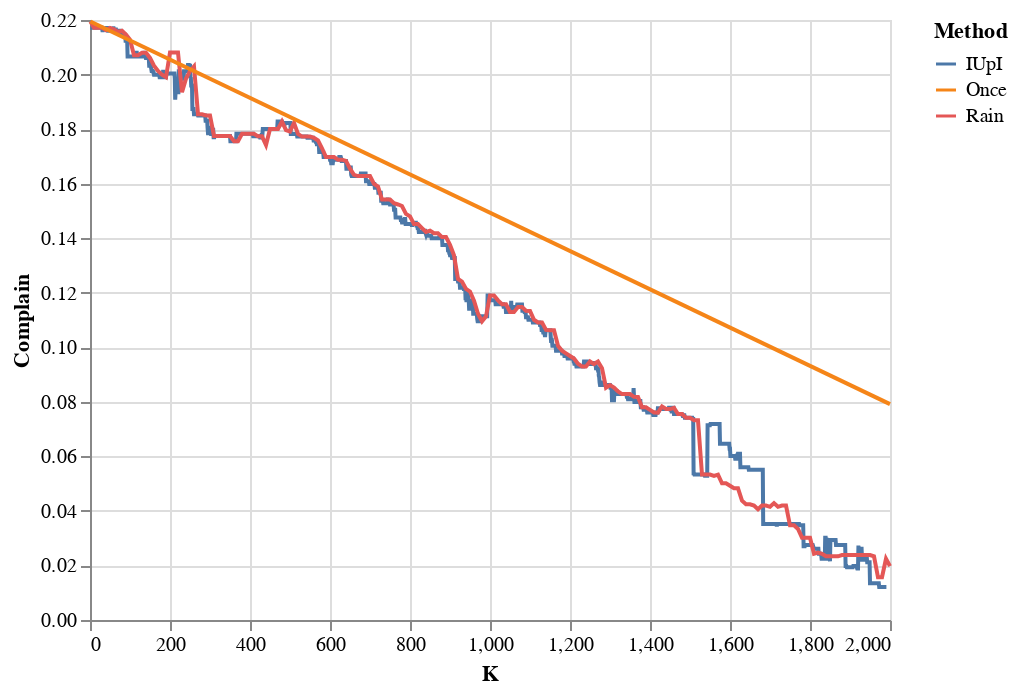

Write notebook code for a chart like this one.
### Code cell
# IUPI
@tf.function
def change_model(manager, i):
    egrad = manager.egrads(range_=[i])
    ihvps = manager.iHvp(egrad)
    n = tf.reduce_sum(manager.delta)
    for var, ihvp in zip(manager.variables, ihvps):
        var.assign_add(ihvp / n)

from tqdm import tqdm
manager = ModelManager(proc.Xtrain, proc.ytrain, LogReg(proc, proc.ytrain.shape[1]))
manager.model.set_weights(manager0.model.get_weights())
manager.delta = tf.Variable(manager0.delta.value(), name="delta")
ranker = InfluenceRanker(manager=manager, on=proc.complain)
fixer = AutoFixer(manager, corrsel, K)
manager_check = ModelManager(proc.Xtrain, proc.ytrain, LogReg(proc, proc.ytrain.shape[1]))
manager_check.model.set_weights(manager0.model.get_weights())

AQs = []
weighted_f1 = []
rank_time_iupi = 0
model_time_iupi = 0
positions = []
trainingKs = []
pbar = tqdm(total=K)
n = proc.ytrain.shape[0]
while pbar.n < K:
    start = time.time()
    scores = rankit(ranker)
    ranks = tf.argsort(-scores)

    indices = manager.to_original_index(ranks)
    i2 = np.empty(n)
    i2[:] = np.nan
    i2[indices] = np.arange(len(indices)) + 1
    positions.append(i2)

    if len(positions) > 1:
        topidx = tf.argsort(positions[-1])[:10]
        chs = (positions[-1] - positions[-2])[topidx.numpy()]
        need_train = (chs < -500).sum() > 3
    else:
        need_train = True

    middle = time.time()
    if need_train:
        trainingKs.append(pbar.n)
        train(manager)
        rank_fix(ranker, fixer, 10)
        pbar.update(10)
    else:
        change_model(manager, ranks[0])
        fixer.fix(scores, 1)
        pbar.update(1)
    end = time.time()
        
    rank_time_iupi += middle - start
    model_time_iupi += end - middle
    
    manager_check.delta = tf.Variable(manager.delta.value(), name="delta")
    manager_check.fit()
    _, AQ, _, _ = proc.complain(manager_check)
    f1 = f1_score(tf.argmax(proc.ytest, axis=1).numpy(), manager_check.predict(proc.Xtest).numpy(), average='weighted')
    AQs.append(float(AQ))
    weighted_f1.append(f1)

df_iupi = pd.DataFrame({
    "Complain": np.array(AQs),
    "F1": np.array(weighted_f1),
    "K": np.arange(len(AQs)) + 1,
    "Method": np.repeat("IUpI", len(AQs)),
})
alt.Chart(pd.concat([df_iupi, df_rain, df_once])).mark_line().encode(
    x = "K",
    y = "Complain",
    color = "Method"
)

### Figure 1 — Vega-Lite specification as saved in the notebook (floating-point values rounded to 4 significant figures; data arrays with more than 128 entries replaced by an {"elided": "..."} marker saying what was removed)
{"config": {"view": {"continuousWidth": 400, "continuousHeight": 300}}, "data": {"name": "data-8416f87bd789cb31b25be875288317cd"}, "mark": "line", "encoding": {"color": {"type": "nominal", "field": "Method"}, "x": {"type": "quantitative", "field": "K"}, "y": {"type": "quantitative", "field": "Complain"}}, "$schema": "https://vega.github.io/schema/vega-lite/v4.8.1.json", "datasets": {"data-8416f87bd789cb31b25be875288317cd": {"elided": "2194 records"}}}
